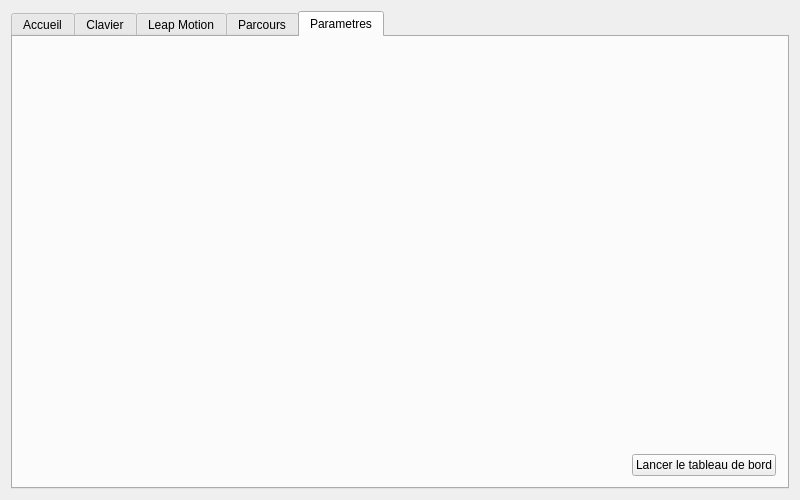
<?xml version="1.0" encoding="UTF-8"?>
<ui version="4.0">
 <class>MainWindow</class>
 <widget class="QMainWindow" name="MainWindow">
  <property name="geometry">
   <rect>
    <x>0</x>
    <y>0</y>
    <width>800</width>
    <height>500</height>
   </rect>
  </property>
  <property name="sizePolicy">
   <sizepolicy hsizetype="Fixed" vsizetype="Fixed">
    <horstretch>0</horstretch>
    <verstretch>0</verstretch>
   </sizepolicy>
  </property>
  <property name="minimumSize">
   <size>
    <width>800</width>
    <height>500</height>
   </size>
  </property>
  <property name="maximumSize">
   <size>
    <width>800</width>
    <height>500</height>
   </size>
  </property>
  <property name="windowTitle">
   <string>Airborne Controller</string>
  </property>
  <widget class="QWidget" name="centralWidget">
   <layout class="QGridLayout" name="gridLayout">
    <item row="0" column="0">
     <widget class="QTabWidget" name="tabWidget">
      <property name="currentIndex">
       <number>4</number>
      </property>
      <widget class="QWidget" name="accueil">
       <attribute name="title">
        <string>Accueil</string>
       </attribute>
       <widget class="QToolButton" name="connectButton">
        <property name="geometry">
         <rect>
          <x>330</x>
          <y>390</y>
          <width>131</width>
          <height>41</height>
         </rect>
        </property>
        <property name="text">
         <string>Connection</string>
        </property>
       </widget>
       <widget class="QLabel" name="label_3">
        <property name="geometry">
         <rect>
          <x>240</x>
          <y>20</y>
          <width>300</width>
          <height>300</height>
         </rect>
        </property>
        <property name="text">
         <string/>
        </property>
        <property name="pixmap">
         <pixmap resource="ressources.qrc">:/drone.png</pixmap>
        </property>
       </widget>
       <widget class="QWidget" name="layoutWidget">
        <property name="geometry">
         <rect>
          <x>238</x>
          <y>351</y>
          <width>301</width>
          <height>28</height>
         </rect>
        </property>
        <layout class="QHBoxLayout" name="horizontalLayout">
         <item>
          <widget class="QComboBox" name="ListMAC">
           <property name="currentText">
            <string extracomment="Adresse MAC">Adresse MAC</string>
           </property>
           <item>
            <property name="text">
             <string>Adresse MAC</string>
            </property>
           </item>
          </widget>
         </item>
         <item>
          <widget class="QPushButton" name="pushButton">
           <property name="sizePolicy">
            <sizepolicy hsizetype="Fixed" vsizetype="Fixed">
             <horstretch>0</horstretch>
             <verstretch>0</verstretch>
            </sizepolicy>
           </property>
           <property name="minimumSize">
            <size>
             <width>0</width>
             <height>26</height>
            </size>
           </property>
           <property name="icon">
            <iconset resource="ressources.qrc">
             <normaloff>:/reload.png</normaloff>:/reload.png</iconset>
           </property>
          </widget>
         </item>
        </layout>
       </widget>
      </widget>
      <widget class="QWidget" name="keyboard">
       <attribute name="title">
        <string>Clavier</string>
       </attribute>
       <widget class="QPushButton" name="forward">
        <property name="enabled">
         <bool>false</bool>
        </property>
        <property name="geometry">
         <rect>
          <x>130</x>
          <y>100</y>
          <width>64</width>
          <height>64</height>
         </rect>
        </property>
        <property name="font">
         <font>
          <weight>75</weight>
          <bold>true</bold>
         </font>
        </property>
        <property name="text">
         <string>W</string>
        </property>
        <property name="autoDefault">
         <bool>false</bool>
        </property>
        <property name="default">
         <bool>false</bool>
        </property>
        <property name="flat">
         <bool>false</bool>
        </property>
       </widget>
       <widget class="QPushButton" name="backward">
        <property name="enabled">
         <bool>false</bool>
        </property>
        <property name="geometry">
         <rect>
          <x>130</x>
          <y>170</y>
          <width>64</width>
          <height>64</height>
         </rect>
        </property>
        <property name="font">
         <font>
          <weight>75</weight>
          <bold>true</bold>
         </font>
        </property>
        <property name="text">
         <string>S</string>
        </property>
        <property name="autoDefault">
         <bool>false</bool>
        </property>
        <property name="default">
         <bool>false</bool>
        </property>
        <property name="flat">
         <bool>false</bool>
        </property>
       </widget>
       <widget class="QPushButton" name="right">
        <property name="enabled">
         <bool>false</bool>
        </property>
        <property name="geometry">
         <rect>
          <x>200</x>
          <y>170</y>
          <width>64</width>
          <height>64</height>
         </rect>
        </property>
        <property name="font">
         <font>
          <weight>75</weight>
          <bold>true</bold>
         </font>
        </property>
        <property name="text">
         <string>D</string>
        </property>
        <property name="autoDefault">
         <bool>false</bool>
        </property>
        <property name="default">
         <bool>false</bool>
        </property>
        <property name="flat">
         <bool>false</bool>
        </property>
       </widget>
       <widget class="QPushButton" name="left">
        <property name="enabled">
         <bool>false</bool>
        </property>
        <property name="geometry">
         <rect>
          <x>60</x>
          <y>170</y>
          <width>64</width>
          <height>64</height>
         </rect>
        </property>
        <property name="font">
         <font>
          <weight>75</weight>
          <bold>true</bold>
         </font>
        </property>
        <property name="text">
         <string>A</string>
        </property>
        <property name="autoDefault">
         <bool>false</bool>
        </property>
        <property name="default">
         <bool>false</bool>
        </property>
        <property name="flat">
         <bool>false</bool>
        </property>
       </widget>
       <widget class="QPushButton" name="landing">
        <property name="enabled">
         <bool>false</bool>
        </property>
        <property name="geometry">
         <rect>
          <x>325</x>
          <y>370</y>
          <width>150</width>
          <height>64</height>
         </rect>
        </property>
        <property name="font">
         <font>
          <weight>75</weight>
          <bold>true</bold>
         </font>
        </property>
        <property name="text">
         <string>LANDING</string>
        </property>
        <property name="autoDefault">
         <bool>false</bool>
        </property>
        <property name="default">
         <bool>false</bool>
        </property>
        <property name="flat">
         <bool>false</bool>
        </property>
       </widget>
       <widget class="QPushButton" name="up">
        <property name="enabled">
         <bool>false</bool>
        </property>
        <property name="geometry">
         <rect>
          <x>570</x>
          <y>100</y>
          <width>64</width>
          <height>64</height>
         </rect>
        </property>
        <property name="font">
         <font>
          <weight>75</weight>
          <bold>true</bold>
         </font>
        </property>
        <property name="text">
         <string>UP</string>
        </property>
        <property name="autoDefault">
         <bool>false</bool>
        </property>
        <property name="default">
         <bool>false</bool>
        </property>
        <property name="flat">
         <bool>false</bool>
        </property>
       </widget>
       <widget class="QPushButton" name="rev_clock">
        <property name="enabled">
         <bool>false</bool>
        </property>
        <property name="geometry">
         <rect>
          <x>500</x>
          <y>170</y>
          <width>64</width>
          <height>64</height>
         </rect>
        </property>
        <property name="font">
         <font>
          <weight>75</weight>
          <bold>true</bold>
         </font>
        </property>
        <property name="text">
         <string>LEFT</string>
        </property>
        <property name="autoDefault">
         <bool>false</bool>
        </property>
        <property name="default">
         <bool>false</bool>
        </property>
        <property name="flat">
         <bool>false</bool>
        </property>
       </widget>
       <widget class="QPushButton" name="down">
        <property name="enabled">
         <bool>false</bool>
        </property>
        <property name="geometry">
         <rect>
          <x>570</x>
          <y>170</y>
          <width>64</width>
          <height>64</height>
         </rect>
        </property>
        <property name="font">
         <font>
          <weight>75</weight>
          <bold>true</bold>
         </font>
        </property>
        <property name="text">
         <string>DOWN</string>
        </property>
        <property name="autoDefault">
         <bool>false</bool>
        </property>
        <property name="default">
         <bool>false</bool>
        </property>
        <property name="flat">
         <bool>false</bool>
        </property>
       </widget>
       <widget class="QPushButton" name="clock">
        <property name="enabled">
         <bool>false</bool>
        </property>
        <property name="geometry">
         <rect>
          <x>640</x>
          <y>170</y>
          <width>64</width>
          <height>64</height>
         </rect>
        </property>
        <property name="font">
         <font>
          <weight>75</weight>
          <bold>true</bold>
         </font>
        </property>
        <property name="text">
         <string>RIGHT</string>
        </property>
        <property name="autoDefault">
         <bool>false</bool>
        </property>
        <property name="default">
         <bool>false</bool>
        </property>
        <property name="flat">
         <bool>false</bool>
        </property>
       </widget>
      </widget>
      <widget class="QWidget" name="leapmotion">
       <attribute name="title">
        <string>Leap Motion</string>
       </attribute>
       <widget class="QToolButton" name="lm_landing">
        <property name="geometry">
         <rect>
          <x>280</x>
          <y>410</y>
          <width>251</width>
          <height>41</height>
         </rect>
        </property>
        <property name="text">
         <string>LANDING</string>
        </property>
       </widget>
       <widget class="QProgressBar" name="x_axis">
        <property name="geometry">
         <rect>
          <x>50</x>
          <y>100</y>
          <width>250</width>
          <height>30</height>
         </rect>
        </property>
        <property name="value">
         <number>50</number>
        </property>
       </widget>
       <widget class="QProgressBar" name="y_axis">
        <property name="geometry">
         <rect>
          <x>450</x>
          <y>100</y>
          <width>250</width>
          <height>30</height>
         </rect>
        </property>
        <property name="value">
         <number>50</number>
        </property>
       </widget>
       <widget class="QProgressBar" name="z_axis">
        <property name="geometry">
         <rect>
          <x>50</x>
          <y>250</y>
          <width>250</width>
          <height>30</height>
         </rect>
        </property>
        <property name="value">
         <number>50</number>
        </property>
       </widget>
       <widget class="QProgressBar" name="rotate">
        <property name="geometry">
         <rect>
          <x>450</x>
          <y>250</y>
          <width>250</width>
          <height>23</height>
         </rect>
        </property>
        <property name="value">
         <number>50</number>
        </property>
       </widget>
       <widget class="QLabel" name="label">
        <property name="geometry">
         <rect>
          <x>50</x>
          <y>220</y>
          <width>250</width>
          <height>18</height>
         </rect>
        </property>
        <property name="text">
         <string>Axe Z</string>
        </property>
        <property name="alignment">
         <set>Qt::AlignCenter</set>
        </property>
       </widget>
       <widget class="QLabel" name="rotate_label">
        <property name="geometry">
         <rect>
          <x>450</x>
          <y>220</y>
          <width>250</width>
          <height>18</height>
         </rect>
        </property>
        <property name="text">
         <string>Rotation</string>
        </property>
        <property name="alignment">
         <set>Qt::AlignCenter</set>
        </property>
       </widget>
       <widget class="QLabel" name="y_label">
        <property name="geometry">
         <rect>
          <x>450</x>
          <y>70</y>
          <width>250</width>
          <height>18</height>
         </rect>
        </property>
        <property name="text">
         <string>Axe Y</string>
        </property>
        <property name="alignment">
         <set>Qt::AlignCenter</set>
        </property>
       </widget>
       <widget class="QLabel" name="x_label">
        <property name="enabled">
         <bool>true</bool>
        </property>
        <property name="geometry">
         <rect>
          <x>50</x>
          <y>70</y>
          <width>250</width>
          <height>18</height>
         </rect>
        </property>
        <property name="text">
         <string>Axe X</string>
        </property>
        <property name="alignment">
         <set>Qt::AlignCenter</set>
        </property>
       </widget>
      </widget>
      <widget class="QWidget" name="course">
       <property name="sizePolicy">
        <sizepolicy hsizetype="Expanding" vsizetype="Expanding">
         <horstretch>0</horstretch>
         <verstretch>0</verstretch>
        </sizepolicy>
       </property>
       <attribute name="title">
        <string>Parcours</string>
       </attribute>
       <layout class="QGridLayout" name="gridLayout_3">
        <item row="0" column="3">
         <layout class="QGridLayout" name="gridLayout_2">
          <item row="4" column="2" colspan="2">
           <widget class="QToolButton" name="addButton">
            <property name="sizePolicy">
             <sizepolicy hsizetype="Preferred" vsizetype="Fixed">
              <horstretch>0</horstretch>
              <verstretch>0</verstretch>
             </sizepolicy>
            </property>
            <property name="text">
             <string>Ajouter</string>
            </property>
           </widget>
          </item>
          <item row="0" column="0" colspan="4">
           <widget class="QComboBox" name="listAction">
            <property name="sizePolicy">
             <sizepolicy hsizetype="Fixed" vsizetype="Fixed">
              <horstretch>0</horstretch>
              <verstretch>0</verstretch>
             </sizepolicy>
            </property>
            <property name="minimumSize">
             <size>
              <width>300</width>
              <height>0</height>
             </size>
            </property>
            <item>
             <property name="text">
              <string>Avant</string>
             </property>
            </item>
            <item>
             <property name="text">
              <string>Arrière</string>
             </property>
            </item>
            <item>
             <property name="text">
              <string>Gauche</string>
             </property>
            </item>
            <item>
             <property name="text">
              <string>Droite</string>
             </property>
            </item>
            <item>
             <property name="text">
              <string>Monter</string>
             </property>
            </item>
            <item>
             <property name="text">
              <string>Descendre</string>
             </property>
            </item>
            <item>
             <property name="text">
              <string>Horaire</string>
             </property>
            </item>
            <item>
             <property name="text">
              <string>Anti-Horaire</string>
             </property>
            </item>
           </widget>
          </item>
          <item row="2" column="0">
           <widget class="QLCDNumber" name="actionTime">
            <property name="palette">
             <palette>
              <active>
               <colorrole role="WindowText">
                <brush brushstyle="SolidPattern">
                 <color alpha="255">
                  <red>0</red>
                  <green>0</green>
                  <blue>0</blue>
                 </color>
                </brush>
               </colorrole>
               <colorrole role="Text">
                <brush brushstyle="SolidPattern">
                 <color alpha="255">
                  <red>0</red>
                  <green>0</green>
                  <blue>0</blue>
                 </color>
                </brush>
               </colorrole>
               <colorrole role="ButtonText">
                <brush brushstyle="SolidPattern">
                 <color alpha="255">
                  <red>0</red>
                  <green>0</green>
                  <blue>0</blue>
                 </color>
                </brush>
               </colorrole>
              </active>
              <inactive>
               <colorrole role="WindowText">
                <brush brushstyle="SolidPattern">
                 <color alpha="255">
                  <red>0</red>
                  <green>0</green>
                  <blue>0</blue>
                 </color>
                </brush>
               </colorrole>
               <colorrole role="Text">
                <brush brushstyle="SolidPattern">
                 <color alpha="255">
                  <red>0</red>
                  <green>0</green>
                  <blue>0</blue>
                 </color>
                </brush>
               </colorrole>
               <colorrole role="ButtonText">
                <brush brushstyle="SolidPattern">
                 <color alpha="255">
                  <red>0</red>
                  <green>0</green>
                  <blue>0</blue>
                 </color>
                </brush>
               </colorrole>
              </inactive>
              <disabled>
               <colorrole role="WindowText">
                <brush brushstyle="SolidPattern">
                 <color alpha="255">
                  <red>0</red>
                  <green>0</green>
                  <blue>0</blue>
                 </color>
                </brush>
               </colorrole>
               <colorrole role="Text">
                <brush brushstyle="SolidPattern">
                 <color alpha="255">
                  <red>0</red>
                  <green>0</green>
                  <blue>0</blue>
                 </color>
                </brush>
               </colorrole>
               <colorrole role="ButtonText">
                <brush brushstyle="SolidPattern">
                 <color alpha="255">
                  <red>0</red>
                  <green>0</green>
                  <blue>0</blue>
                 </color>
                </brush>
               </colorrole>
              </disabled>
             </palette>
            </property>
            <property name="font">
             <font>
              <weight>75</weight>
              <bold>true</bold>
             </font>
            </property>
            <property name="styleSheet">
             <string notr="true">color: black;</string>
            </property>
           </widget>
          </item>
          <item row="2" column="1">
           <widget class="QLabel" name="label_2">
            <property name="frameShape">
             <enum>QFrame::NoFrame</enum>
            </property>
            <property name="text">
             <string>secondes</string>
            </property>
           </widget>
          </item>
          <item row="2" column="2" colspan="2">
           <spacer name="horizontalSpacer">
            <property name="orientation">
             <enum>Qt::Horizontal</enum>
            </property>
            <property name="sizeHint" stdset="0">
             <size>
              <width>40</width>
              <height>20</height>
             </size>
            </property>
           </spacer>
          </item>
          <item row="1" column="0" colspan="4">
           <widget class="QSlider" name="horizontalSlider">
            <property name="maximum">
             <number>10</number>
            </property>
            <property name="orientation">
             <enum>Qt::Horizontal</enum>
            </property>
           </widget>
          </item>
          <item row="3" column="0" colspan="4">
           <spacer name="verticalSpacer_2">
            <property name="orientation">
             <enum>Qt::Vertical</enum>
            </property>
            <property name="sizeHint" stdset="0">
             <size>
              <width>20</width>
              <height>40</height>
             </size>
            </property>
           </spacer>
          </item>
          <item row="0" column="4" rowspan="5">
           <widget class="QTreeWidget" name="parcours">
            <property name="sizePolicy">
             <sizepolicy hsizetype="Expanding" vsizetype="Preferred">
              <horstretch>0</horstretch>
              <verstretch>0</verstretch>
             </sizepolicy>
            </property>
            <property name="frameShape">
             <enum>QFrame::Box</enum>
            </property>
            <column>
             <property name="text">
              <string>Action</string>
             </property>
            </column>
            <column>
             <property name="text">
              <string>Temps</string>
             </property>
            </column>
           </widget>
          </item>
         </layout>
        </item>
       </layout>
      </widget>
      <widget class="QWidget" name="tab">
       <attribute name="title">
        <string>Parametres</string>
       </attribute>
       <layout class="QGridLayout" name="gridLayout_4">
        <item row="1" column="1">
         <widget class="QPushButton" name="boardButton">
          <property name="text">
           <string>Lancer le tableau de bord</string>
          </property>
         </widget>
        </item>
        <item row="0" column="1">
         <spacer name="verticalSpacer">
          <property name="orientation">
           <enum>Qt::Vertical</enum>
          </property>
          <property name="sizeHint" stdset="0">
           <size>
            <width>20</width>
            <height>40</height>
           </size>
          </property>
         </spacer>
        </item>
        <item row="1" column="0">
         <spacer name="horizontalSpacer_2">
          <property name="orientation">
           <enum>Qt::Horizontal</enum>
          </property>
          <property name="sizeHint" stdset="0">
           <size>
            <width>40</width>
            <height>20</height>
           </size>
          </property>
         </spacer>
        </item>
       </layout>
      </widget>
     </widget>
    </item>
   </layout>
  </widget>
 </widget>
 <layoutdefault spacing="6" margin="11"/>
 <resources>
  <include location="ressources.qrc"/>
 </resources>
 <connections/>
</ui>
